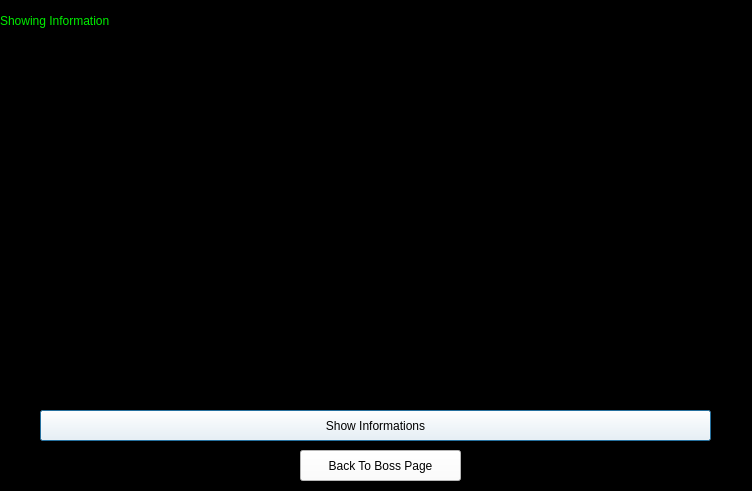
<?xml version="1.0" encoding="UTF-8"?>
<ui version="4.0">
 <class>showing</class>
 <widget class="QDialog" name="showing">
  <property name="geometry">
   <rect>
    <x>0</x>
    <y>0</y>
    <width>752</width>
    <height>491</height>
   </rect>
  </property>
  <property name="windowTitle">
   <string>Dialog</string>
  </property>
  <property name="styleSheet">
   <string notr="true">background-color: rgb(0, 0, 0);</string>
  </property>
  <widget class="QLabel" name="label_2">
   <property name="geometry">
    <rect>
     <x>0</x>
     <y>0</y>
     <width>171</width>
     <height>41</height>
    </rect>
   </property>
   <property name="styleSheet">
    <string notr="true">background-color: rgb(0, 0, 0);
color: rgb(0, 239, 0);
font: 16pt &quot;Pristina&quot;;</string>
   </property>
   <property name="text">
    <string>Showing Information</string>
   </property>
  </widget>
  <widget class="QTextBrowser" name="textBrowser">
   <property name="geometry">
    <rect>
     <x>40</x>
     <y>50</y>
     <width>671</width>
     <height>361</height>
    </rect>
   </property>
   <property name="styleSheet">
    <string notr="true">font: 15pt &quot;Pristina&quot;;
background-color: rgb(0, 0, 0);
color: rgb(85, 255, 0);</string>
   </property>
  </widget>
  <widget class="QPushButton" name="pushButton">
   <property name="geometry">
    <rect>
     <x>40</x>
     <y>410</y>
     <width>671</width>
     <height>31</height>
    </rect>
   </property>
   <property name="styleSheet">
    <string notr="true">font: 14pt &quot;Pristina&quot;;
color: rgb(0, 0, 0);
background-color: rgb(255, 255, 255);</string>
   </property>
   <property name="text">
    <string>Show Informations</string>
   </property>
  </widget>
  <widget class="QPushButton" name="pushButton_4">
   <property name="geometry">
    <rect>
     <x>300</x>
     <y>450</y>
     <width>161</width>
     <height>31</height>
    </rect>
   </property>
   <property name="styleSheet">
    <string notr="true">background-color: rgb(255, 255, 255);
font: 14pt &quot;Pristina&quot;;
color: rgb(0, 0, 0);</string>
   </property>
   <property name="text">
    <string>Back To Boss Page</string>
   </property>
  </widget>
 </widget>
 <resources/>
 <connections/>
</ui>
